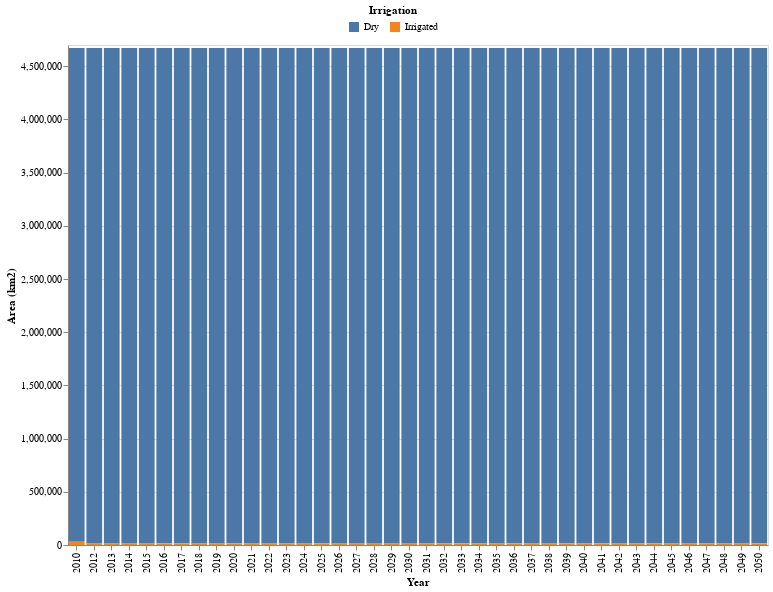

The notebook cell this image was saved under:
### Code cell
lm_area = get_AREA_lm(crosstab_lm)
plot_area_lm(lm_area)

### Figure 1 — Vega-Lite specification as saved in the notebook (floating-point values rounded to 4 significant figures)
{"config": {"view": {"continuousWidth": 300, "continuousHeight": 300}}, "data": {"name": "data-d83ade8e2d1efef845e7d282639c3667"}, "mark": {"type": "bar"}, "encoding": {"color": {"field": "Irrigation", "legend": {"direction": "horizontal", "legendX": 280, "legendY": -40, "orient": "none", "title": "Irrigation", "titleAnchor": "middle"}, "title": "Irrigation", "type": "nominal"}, "tooltip": [{"field": "Year", "type": "quantitative"}, {"field": "Irrigation", "type": "nominal"}, {"field": "Area (km2)", "type": "quantitative"}], "x": {"field": "Year", "title": "Year", "type": "ordinal"}, "y": {"field": "Area (km2)", "scale": {"domain": [0, 4700000]}, "title": "Area (km2)", "type": "quantitative"}}, "height": 500, "width": 700, "$schema": "https://vega.github.io/schema/vega-lite/v5.15.1.json", "datasets": {"data-d83ade8e2d1efef845e7d282639c3667": [{"Year": 2010, "Irrigation": "Dry", "Area (km2)": 4643000.0}, {"Year": 2010, "Irrigation": "Irrigated", "Area (km2)": 29760.0}, {"Year": 2012, "Irrigation": "Dry", "Area (km2)": 4656000.0}, {"Year": 2012, "Irrigation": "Irrigated", "Area (km2)": 17200.0}, {"Year": 2013, "Irrigation": "Dry", "Area (km2)": 4656000.0}, {"Year": 2013, "Irrigation": "Irrigated", "Area (km2)": 17070.0}, {"Year": 2014, "Irrigation": "Dry", "Area (km2)": 4656000.0}, {"Year": 2014, "Irrigation": "Irrigated", "Area (km2)": 17070.0}, {"Year": 2015, "Irrigation": "Dry", "Area (km2)": 4656000.0}, {"Year": 2015, "Irrigation": "Irrigated", "Area (km2)": 17110.0}, {"Year": 2016, "Irrigation": "Dry", "Area (km2)": 4657000.0}, {"Year": 2016, "Irrigation": "Irrigated", "Area (km2)": 15320.0}, {"Year": 2017, "Irrigation": "Dry", "Area (km2)": 4657000.0}, {"Year": 2017, "Irrigation": "Irrigated", "Area (km2)": 15400.0}, {"Year": 2018, "Irrigation": "Dry", "Area (km2)": 4658000.0}, {"Year": 2018, "Irrigation": "Irrigated", "Area (km2)": 14420.0}, {"Year": 2019, "Irrigation": "Dry", "Area (km2)": 4658000.0}, {"Year": 2019, "Irrigation": "Irrigated", "Area (km2)": 14420.0}, {"Year": 2020, "Irrigation": "Dry", "Area (km2)": 4658000.0}, {"Year": 2020, "Irrigation": "Irrigated", "Area (km2)": 15300.0}, {"Year": 2021, "Irrigation": "Dry", "Area (km2)": 4658000.0}, {"Year": 2021, "Irrigation": "Irrigated", "Area (km2)": 14420.0}, {"Year": 2022, "Irrigation": "Dry", "Area (km2)": 4658000.0}, {"Year": 2022, "Irrigation": "Irrigated", "Area (km2)": 14420.0}, {"Year": 2023, "Irrigation": "Dry", "Area (km2)": 4657000.0}, {"Year": 2023, "Irrigation": "Irrigated", "Area (km2)": 16220.0}, {"Year": 2024, "Irrigation": "Dry", "Area (km2)": 4656000.0}, {"Year": 2024, "Irrigation": "Irrigated", "Area (km2)": 17230.0}, {"Year": 2025, "Irrigation": "Dry", "Area (km2)": 4657000.0}, {"Year": 2025, "Irrigation": "Irrigated", "Area (km2)": 15450.0}, {"Year": 2026, "Irrigation": "Dry", "Area (km2)": 4656000.0}, {"Year": 2026, "Irrigation": "Irrigated", "Area (km2)": 17230.0}, {"Year": 2027, "Irrigation": "Dry", "Area (km2)": 4656000.0}, {"Year": 2027, "Irrigation": "Irrigated", "Area (km2)": 17230.0}, {"Year": 2028, "Irrigation": "Dry", "Area (km2)": 4655000.0}, {"Year": 2028, "Irrigation": "Irrigated", "Area (km2)": 18140.0}, {"Year": 2029, "Irrigation": "Dry", "Area (km2)": 4656000.0}, {"Year": 2029, "Irrigation": "Irrigated", "Area (km2)": 17230.0}, {"Year": 2030, "Irrigation": "Dry", "Area (km2)": 4655000.0}, {"Year": 2030, "Irrigation": "Irrigated", "Area (km2)": 18100.0}, {"Year": 2031, "Irrigation": "Dry", "Area (km2)": 4657000.0}, {"Year": 2031, "Irrigation": "Irrigated", "Area (km2)": 16310.0}, {"Year": 2032, "Irrigation": "Dry", "Area (km2)": 4657000.0}, {"Year": 2032, "Irrigation": "Irrigated", "Area (km2)": 16280.0}, {"Year": 2033, "Irrigation": "Dry", "Area (km2)": 4657000.0}, {"Year": 2033, "Irrigation": "Irrigated", "Area (km2)": 15330.0}, {"Year": 2034, "Irrigation": "Dry", "Area (km2)": 4659000.0}, {"Year": 2034, "Irrigation": "Irrigated", "Area (km2)": 13510.0}, {"Year": 2035, "Irrigation": "Dry", "Area (km2)": 4658000.0}, {"Year": 2035, "Irrigation": "Irrigated", "Area (km2)": 14390.0}, {"Year": 2036, "Irrigation": "Dry", "Area (km2)": 4658000.0}, {"Year": 2036, "Irrigation": "Irrigated", "Area (km2)": 15290.0}, {"Year": 2037, "Irrigation": "Dry", "Area (km2)": 4658000.0}, {"Year": 2037, "Irrigation": "Irrigated", "Area (km2)": 14390.0}, {"Year": 2038, "Irrigation": "Dry", "Area (km2)": 4658000.0}, {"Year": 2038, "Irrigation": "Irrigated", "Area (km2)": 14390.0}, {"Year": 2039, "Irrigation": "Dry", "Area (km2)": 4657000.0}, {"Year": 2039, "Irrigation": "Irrigated", "Area (km2)": 15320.0}, {"Year": 2040, "Irrigation": "Dry", "Area (km2)": 4659000.0}, {"Year": 2040, "Irrigation": "Irrigated", "Area (km2)": 13510.0}, {"Year": 2041, "Irrigation": "Dry", "Area (km2)": 4657000.0}, {"Year": 2041, "Irrigation": "Irrigated", "Area (km2)": 15340.0}, {"Year": 2042, "Irrigation": "Dry", "Area (km2)": 4658000.0}, {"Year": 2042, "Irrigation": "Irrigated", "Area (km2)": 14510.0}, {"Year": 2043, "Irrigation": "Dry", "Area (km2)": 4659000.0}, {"Year": 2043, "Irrigation": "Irrigated", "Area (km2)": 13560.0}, {"Year": 2044, "Irrigation": "Dry", "Area (km2)": 4657000.0}, {"Year": 2044, "Irrigation": "Irrigated", "Area (km2)": 15340.0}, {"Year": 2045, "Irrigation": "Dry", "Area (km2)": 4658000.0}, {"Year": 2045, "Irrigation": "Irrigated", "Area (km2)": 14460.0}, {"Year": 2046, "Irrigation": "Dry", "Area (km2)": 4658000.0}, {"Year": 2046, "Irrigation": "Irrigated", "Area (km2)": 14460.0}, {"Year": 2047, "Irrigation": "Dry", "Area (km2)": 4657000.0}, {"Year": 2047, "Irrigation": "Irrigated", "Area (km2)": 16260.0}, {"Year": 2048, "Irrigation": "Dry", "Area (km2)": 4659000.0}, {"Year": 2048, "Irrigation": "Irrigated", "Area (km2)": 13560.0}, {"Year": 2049, "Irrigation": "Dry", "Area (km2)": 4658000.0}, {"Year": 2049, "Irrigation": "Irrigated", "Area (km2)": 14460.0}, {"Year": 2050, "Irrigation": "Dry", "Area (km2)": 4657000.0}, {"Year": 2050, "Irrigation": "Irrigated", "Area (km2)": 15340.0}]}}
